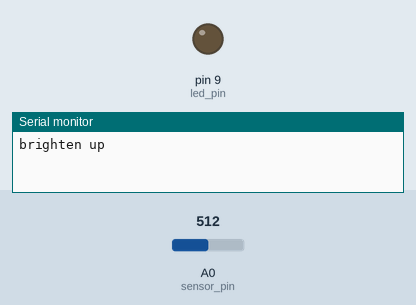
Bench run of a sketch on a simulated Arduino Uno, built with avr-gcc and run on an emulated ATmega328P. Shown: output pins drawn as LEDs (lit = HIGH), the last lines printed to the serial monitor. The test bench sets the inputs (shaded band); at power-on: A0 (sensor_pin) = 512.

Above: at 1.2 s.
1.3 s: A0 (sensor_pin) set to 342
4.3 s: A0 (sensor_pin) set to 314
At 5.5 s:
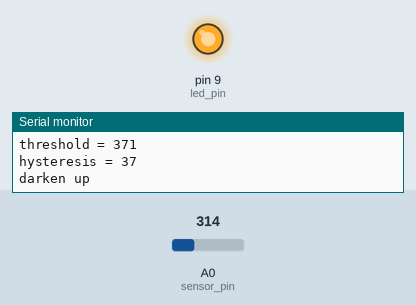
5.8 s: A0 (sensor_pin) set to 401
7.3 s: A0 (sensor_pin) set to 424
At 8.1 s:
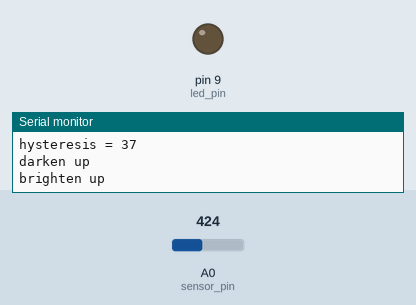
8.8 s: A0 (sensor_pin) set to 306
At 9.3 s:
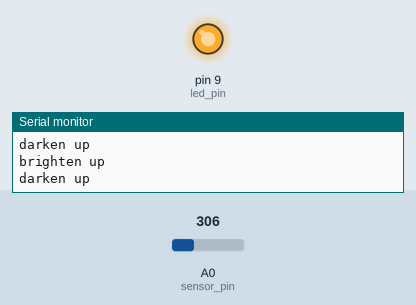
Timing chart, 0 to 20.4 s (numbered marks = the images above; inputs shaded):
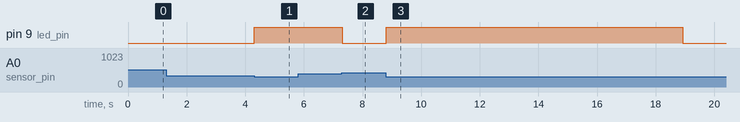

The sketch:

calibration2.ino
```cpp
const int sensor_pin = 0;
const int led_pin = 9;

const int INIT = 0;
const int bright = 1;
const int dark = 2;

const unsigned long update_interval = 3000;
const unsigned long timeout_duration = 10000;

int threshold = 0;
int hysteresis = 0;

int last_state = INIT;
int count = 0;
long total = 0;
unsigned long last_calibration = 0;
unsigned long last_falling_edge = 0;

void setup() {
  pinMode(led_pin, OUTPUT);
  Serial.begin(9600);
}

void loop() {
  int state = last_state;

  int sensor_value = analogRead(sensor_pin);

  unsigned long now = millis();

  total += sensor_value;
  count++;

  if (sensor_value > (threshold + hysteresis)) {
    state = bright;
  } else if (sensor_value < (threshold - hysteresis)) {
    state = dark;
  }

  if ((last_state != bright) && (state == bright)) {
    on_brighten_up();

    total = sensor_value;
    count = 1;
    last_calibration = now;
  } else if ((last_state != dark) && (state == dark)) {
    last_falling_edge = now;
    on_darken_up();
  }

  if ((state == bright) && ((now - last_calibration) > update_interval)) {
    calibration();
    total = sensor_value;
    count = 1;
    last_calibration = now;
  }

  if ((state == dark) &&((now - last_falling_edge) > timeout_duration)) {
    timeout();
  }

  last_state = state;
  delay(100);
}

void calibration() {
  if (count < 1) {
    return;
  }

  int average = total / count;
  Serial.print("average = ");
  Serial.println(average);

  threshold = int((float)average * 0.9);
  if (threshold > 511) {
    hysteresis = (1023 - threshold) / 10;
  } else {
    hysteresis = threshold / 10;
  }

  Serial.print("threshold = ");
  Serial.println(threshold);
  Serial.print("hysteresis = ");
  Serial.println(hysteresis);
}

void timeout() {
  threshold = 0;
  hysteresis = 0;
  Serial.println("timeout!");
}

void on_brighten_up() {
  digitalWrite(led_pin, LOW);
  Serial.println("brighten up");
}

void on_darken_up() {
  digitalWrite(led_pin, HIGH);
  Serial.println("darken up");
}
```

Measured:
- the behaviour switches between 327 and 326 on A0 (sensor_pin) (found by bisection; images 0 and 1)
- the behaviour switches between 408 and 409 on A0 (sensor_pin) (found by bisection; images 1 and 2)
- after the input at 4.3 s, pin 9 (led_pin): LOW → HIGH at once
- after the input at 5.8 s, every drawn part: stays the same
- after the input at 7.3 s, pin 9 (led_pin): HIGH → LOW at once
- after the input at 8.8 s, pin 9 (led_pin): LOW → HIGH at once, → LOW 10.1 s later
